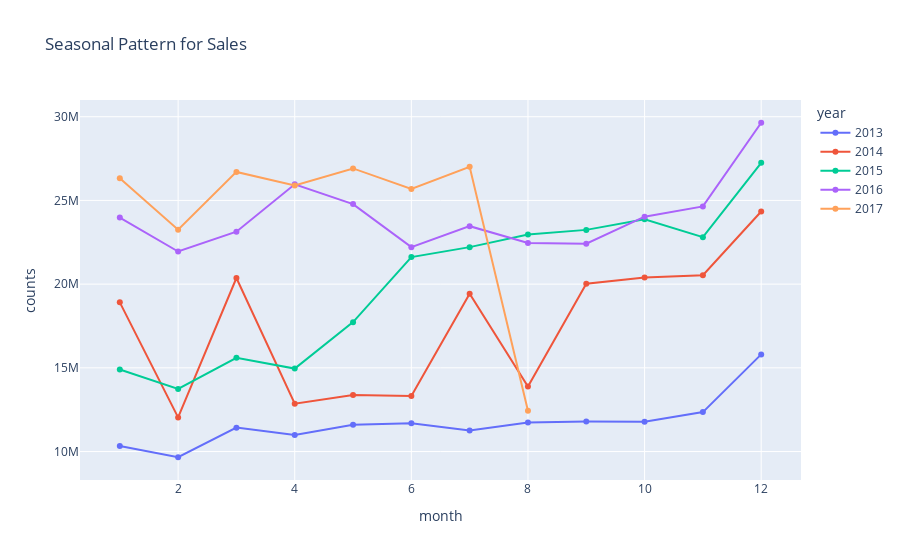

Notebook code for this chart:
### Markdown cell above
* Overall upwards trend in sales, drop in 2017 due to only half-year of data
* Strong drop in last day of data, maybe last day not fully recorded
* Dec 31, Jan1 0 sales, shops might be closed

### Code cell
sales_by_month['month'] = sales_by_month['date'].dt.month
sales_by_month['year'] = sales_by_month['date'].dt.year
px.line(sales_by_month, x='month', y='counts', title='Seasonal Pattern for Sales', color='year', markers=True)

### Figure 1 — Plotly figure (JSON) as saved in the notebook; plotly's stock layout.template omitted (floating-point values rounded to 4 significant figures)
{"data": [{"hovertemplate": "year=2013<br>month=%{x}<br>counts=%{y}<extra></extra>", "legendgroup": "2013", "line": {"color": "#636efa", "dash": "solid"}, "marker": {"symbol": "circle"}, "mode": "lines+markers", "name": "2013", "orientation": "v", "showlegend": true, "type": "scatter", "x": [1, 2, 3, 4, 5, 6, 7, 8, 9, 10, 11, 12], "xaxis": "x", "y": [10330000.0, 9659000.0, 11430000.0, 10990000.0, 11600000.0, 11690000.0, 11260000.0, 11740000.0, 11790000.0, 11780000.0, 12360000.0, 15800000.0], "yaxis": "y"}, {"hovertemplate": "year=2014<br>month=%{x}<br>counts=%{y}<extra></extra>", "legendgroup": "2014", "line": {"color": "#EF553B", "dash": "solid"}, "marker": {"symbol": "circle"}, "mode": "lines+markers", "name": "2014", "orientation": "v", "showlegend": true, "type": "scatter", "x": [1, 2, 3, 4, 5, 6, 7, 8, 9, 10, 11, 12], "xaxis": "x", "y": [18910000.0, 12040000.0, 20370000.0, 12860000.0, 13380000.0, 13320000.0, 19420000.0, 13890000.0, 20020000.0, 20400000.0, 20530000.0, 24340000.0], "yaxis": "y"}, {"hovertemplate": "year=2015<br>month=%{x}<br>counts=%{y}<extra></extra>", "legendgroup": "2015", "line": {"color": "#00cc96", "dash": "solid"}, "marker": {"symbol": "circle"}, "mode": "lines+markers", "name": "2015", "orientation": "v", "showlegend": true, "type": "scatter", "x": [1, 2, 3, 4, 5, 6, 7, 8, 9, 10, 11, 12], "xaxis": "x", "y": [14900000.0, 13740000.0, 15600000.0, 14960000.0, 17730000.0, 21620000.0, 22210000.0, 22960000.0, 23240000.0, 23880000.0, 22800000.0, 27240000.0], "yaxis": "y"}, {"hovertemplate": "year=2016<br>month=%{x}<br>counts=%{y}<extra></extra>", "legendgroup": "2016", "line": {"color": "#ab63fa", "dash": "solid"}, "marker": {"symbol": "circle"}, "mode": "lines+markers", "name": "2016", "orientation": "v", "showlegend": true, "type": "scatter", "x": [1, 2, 3, 4, 5, 6, 7, 8, 9, 10, 11, 12], "xaxis": "x", "y": [23980000.0, 21950000.0, 23130000.0, 25960000.0, 24780000.0, 22210000.0, 23460000.0, 22450000.0, 22420000.0, 24030000.0, 24640000.0, 29640000.0], "yaxis": "y"}, {"hovertemplate": "year=2017<br>month=%{x}<br>counts=%{y}<extra></extra>", "legendgroup": "2017", "line": {"color": "#FFA15A", "dash": "solid"}, "marker": {"symbol": "circle"}, "mode": "lines+markers", "name": "2017", "orientation": "v", "showlegend": true, "type": "scatter", "x": [1, 2, 3, 4, 5, 6, 7, 8], "xaxis": "x", "y": [26330000.0, 23250000.0, 26700000.0, 25900000.0, 26910000.0, 25680000.0, 27010000.0, 12430000.0], "yaxis": "y"}], "layout": {"legend": {"title": {"text": "year"}, "tracegroupgap": 0}, "title": {"text": "Seasonal Pattern for Sales"}, "xaxis": {"anchor": "y", "domain": [0, 1], "title": {"text": "month"}}, "yaxis": {"anchor": "x", "domain": [0, 1], "title": {"text": "counts"}}}}
